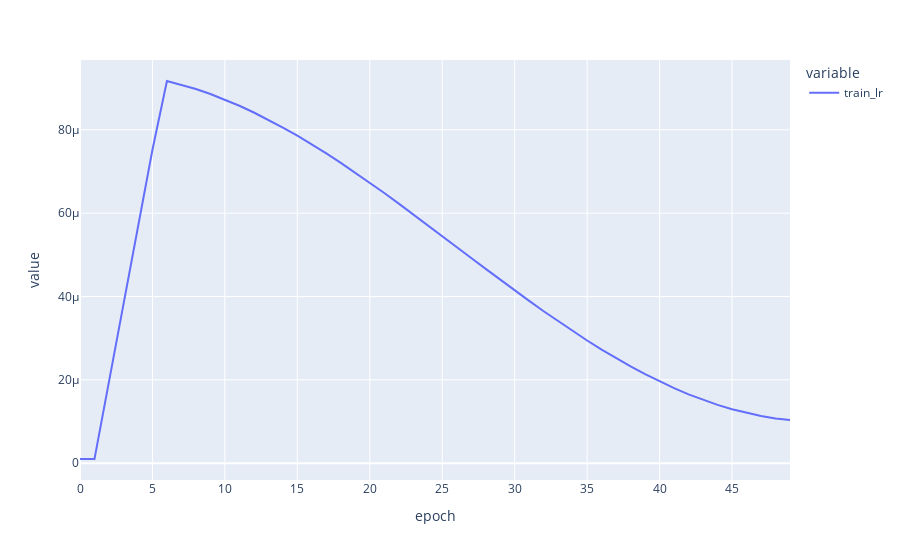

Notebook code cell kept with this figure:
### Code cell
px.line(df_loaded,y=['train_lr'], x='epoch')

### Figure 1 — Plotly figure (JSON) as saved in the notebook; plotly's stock layout.template omitted (floating-point values rounded to 4 significant figures)
{"data": [{"hovertemplate": "variable=train_lr<br>epoch=%{x}<br>value=%{y}<extra></extra>", "legendgroup": "train_lr", "line": {"color": "#636efa", "dash": "solid"}, "marker": {"symbol": "circle"}, "mode": "lines", "name": "train_lr", "orientation": "v", "showlegend": true, "type": "scatter", "x": [0, 1, 2, 3, 4, 5, 6, 7, 8, 9, 10, 11, 12, 13, 14, 15, 16, 17, 18, 19, 20, 21, 22, 23, 24, 25, 26, 27, 28, 29, 30, 31, 32, 33, 34, 35, 36, 37, 38, 39, 40, 41, 42, 43, 44, 45, 46, 47, 48, 49], "xaxis": "x", "y": [1e-06, 1e-06, 1.955e-05, 3.81e-05, 5.665e-05, 7.52e-05, 9.17e-05, 9.081e-05, 8.976e-05, 8.857e-05, 8.723e-05, 8.575e-05, 8.414e-05, 8.24e-05, 8.054e-05, 7.857e-05, 7.649e-05, 7.431e-05, 7.205e-05, 6.97e-05, 6.729e-05, 6.482e-05, 6.229e-05, 5.972e-05, 5.712e-05, 5.45e-05, 5.188e-05, 4.925e-05, 4.663e-05, 4.403e-05, 4.146e-05, 3.893e-05, 3.646e-05, 3.405e-05, 3.17e-05, 2.944e-05, 2.726e-05, 2.518e-05, 2.321e-05, 2.135e-05, 1.961e-05, 1.8e-05, 1.652e-05, 1.518e-05, 1.399e-05, 1.294e-05, 1.205e-05, 1.132e-05, 1.074e-05, 1.033e-05], "yaxis": "y"}], "layout": {"legend": {"title": {"text": "variable"}, "tracegroupgap": 0}, "margin": {"t": 60}, "xaxis": {"anchor": "y", "domain": [0, 1], "title": {"text": "epoch"}}, "yaxis": {"anchor": "x", "domain": [0, 1], "title": {"text": "value"}}}}
